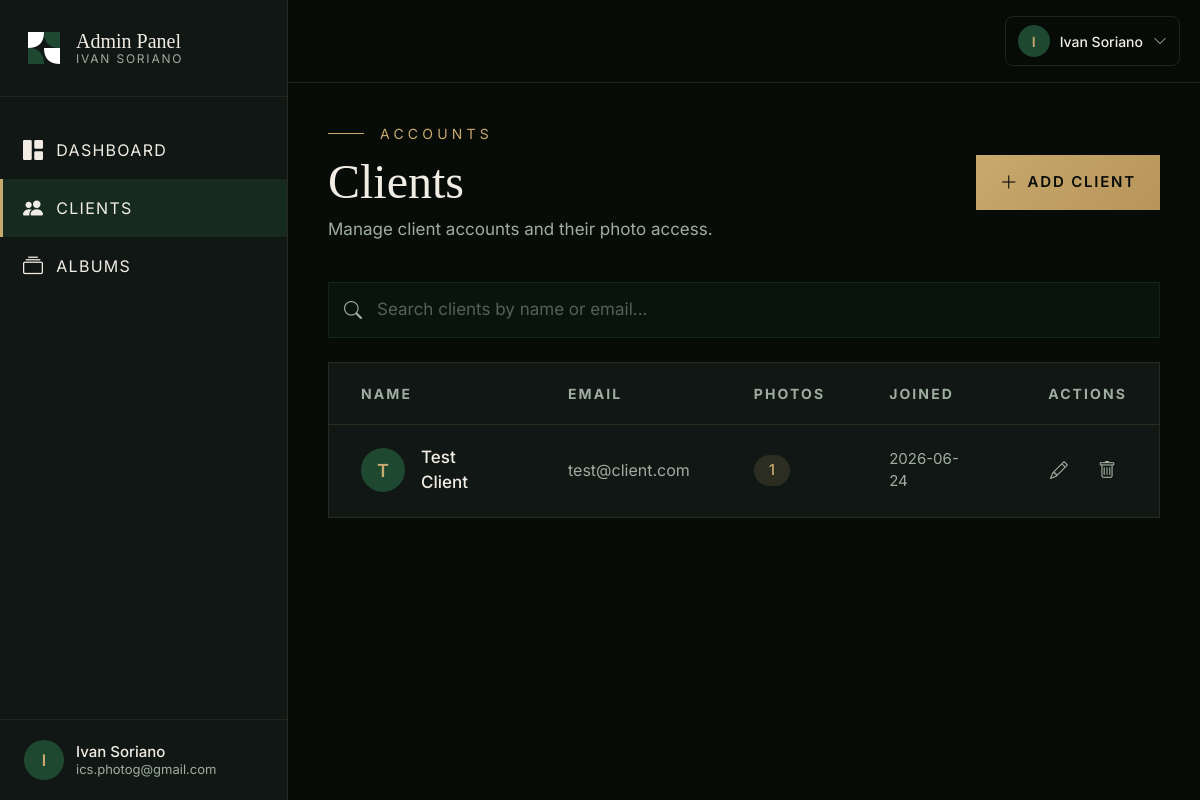
Before: /admin/clients (signed in) with the older database file.
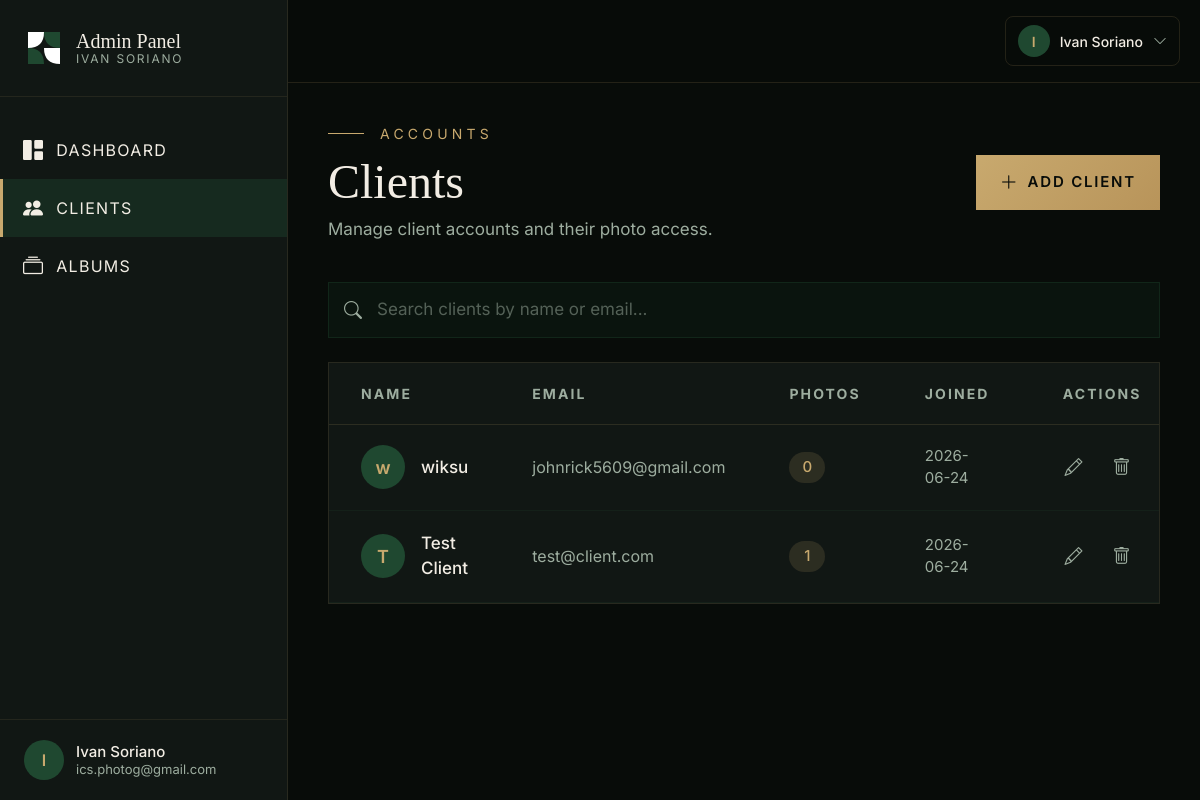
After: the same page with the newer database file.
### models.py (models this page shows, shortened)
class User(UserMixin, db.Model):
    __tablename__ = "users"
    id = db.Column(db.Integer, primary_key=True)
    email = db.Column(db.String(120), unique=True, nullable=False)
    password_hash = db.Column(db.String(256), nullable=False)
    role = db.Column(db.String(20), nullable=False, default="client")  # 'admin' or 'client'
    name = db.Column(db.String(100), nullable=False, default="")
    created_at = db.Column(db.DateTime, default=datetime.utcnow)
    assignments = db.relationship("PhotoAssignment", backref="client", foreign_keys="PhotoAssignment.client_id", cascade="all, delete-orphan")
    @property
    def is_admin(self):
        return self.role == "admin"

### admin.py (the view)
@admin_bp.route("/clients")
@admin_required
def clients():
    client_list = User.query.filter_by(role="client").order_by(User.created_at.desc()).all()
    return render_template("admin/clients.html", clients=client_list)

### admin.py (called while the page is built)
def admin_required(f):
    @wraps(f)
    @login_required
    def decorated(*args, **kwargs):
        if not current_user.is_admin:
            return redirect(url_for("client.gallery"))
        return f(*args, **kwargs)
    return decorated

### app.py (called while the page is built)
@login_manager.user_loader
def load_user(user_id):
    return User.query.get(int(user_id))

### templates/admin/clients.html (shortened to what this page needs)
{% extends "admin/base.html" %}
{% block content %}
<div class="admin-animate">
  <div class="flex items-center justify-between mb-10">
    <div>
      <div class="flex items-center gap-4 mb-3">
        <div style="width: 36px; height: 1px; background-color: var(--isp-gold);"></div>
        <span class="uppercase" style="font-family: var(--font-body); color: var(--isp-gold); letter-spacing: 0.3em; font-size: 14px;">Accounts</span>
      </div>
      <h1 style="font-family: var(--font-display); color: var(--isp-cream); font-size: 48px; font-weight: 300; line-height: 1.1;">Clients</h1>
      <p class="mt-2" style="color: var(--isp-text-muted); font-size: 17px;">Manage client accounts and their photo access.</p>
    </div>
    <button onclick="document.getElementById('create-modal').style.display='flex'"
      class="admin-btn px-6 py-3.5 flex items-center gap-2" style="font-size: 15px;">
      <i class="bi bi-plus-lg" style="font-size: 18px;"></i> Add Client
    </button>
  </div>
  <div class="mb-6">
    <div class="relative">
      <i class="bi bi-search absolute left-4 top-1/2 -translate-y-1/2" style="font-size: 18px; color: var(--isp-text-muted);"></i>
      <input type="text" id="client-search" oninput="filterClients()" class="admin-input" placeholder="Search clients by name or email..." style="padding-left: 48px;" />
    </div>
  </div>
  {% if clients %}
  <div class="admin-card overflow-x-auto">
    <table class="w-full">
      <thead>
        <tr style="border-bottom: 1px solid rgba(200,169,110,0.15);">
          <th class="text-left px-8 py-5 uppercase" style="font-size: 14px; letter-spacing: 0.15em; color: var(--isp-text-muted);">Name</th>
          <th class="text-left px-8 py-5 uppercase" style="font-size: 14px; letter-spacing: 0.15em; color: var(--isp-text-muted);">Email</th>
          <th class="text-left px-8 py-5 uppercase" style="font-size: 14px; letter-spacing: 0.15em; color: var(--isp-text-muted);">Photos</th>
          <th class="text-left px-8 py-5 uppercase" style="font-size: 14px; letter-spacing: 0.15em; color: var(--isp-text-muted);">Joined</th>
          <th class="text-right px-8 py-5 uppercase" style="font-size: 14px; letter-spacing: 0.15em; color: var(--isp-text-muted);">Actions</th>
        </tr>
      </thead>
      <tbody>
        {% for c in clients %}
        <tr style="border-bottom: 1px solid rgba(31,72,48,0.2); transition: background-color 0.2s ease;" data-client-name="{{ c.name|lower }} {{ c.email|lower }}" onmouseover="this.style.backgroundColor='rgba(31,72,48,0.1)'" onmouseout="this.style.backgroundColor='transparent'">
          <td class="px-8 py-5">
            <div class="flex items-center gap-4">
              <div class="w-11 h-11 rounded-full flex items-center justify-center flex-shrink-0" style="background-color: var(--isp-green); color: var(--isp-gold); font-size: 18px; font-weight: 600;">
                {{ c.name[0] if c.name else '?' }}
              </div>
              <span style="color: var(--isp-cream); font-size: 17px; font-weight: 500;">{{ c.name }}</span>
            </div>
          </td>
          <td class="px-8 py-5" style="color: var(--isp-text-muted); font-size: 16px;">{{ c.email }}</td>
          <td class="px-8 py-5">
            <span class="inline-flex items-center justify-center px-3 py-1 rounded-full" style="background-color: rgba(200,169,110,0.15); color: var(--isp-gold); font-size: 15px; font-weight: 500; min-width: 36px;">
              {{ c.assignments | length }}
            </span>
          </td>
          <td class="px-8 py-5" style="color: var(--isp-text-muted); font-size: 15px;">{{ c.created_at.strftime('%Y-%m-%d') }}</td>
          <td class="px-8 py-5 text-right">
            <div class="flex items-center justify-end gap-2">
              <button onclick="openEditModal({{ c.id }})"
                class="inline-flex items-center justify-center w-10 h-10 rounded-lg transition-all hover:bg-isp-green"
                style="color: var(--isp-text-muted);" title="Edit">
                <i class="bi bi-pencil" style="font-size: 18px;"></i>
              </button>
              <button onclick="deleteClient({{ c.id }}, '{{ c.name }}')"
                class="inline-flex items-center justify-center w-10 h-10 rounded-lg transition-all hover:bg-red-900/30"
                style="color: var(--isp-text-muted);" title="Delete">
                <i class="bi bi-trash" style="font-size: 18px;"></i>
              </button>
            </div>
          </td>
        </tr>
        {% endfor %}
      </tbody>
    </table>
  </div>
  {% endif %}
</div>
{% endblock %}

### templates/admin/base.html (shortened to what this page needs)
<!DOCTYPE html>
<html lang="en">
<head>
  <script src="https://cdn.tailwindcss.com"></script>
  <link rel="stylesheet" href="https://cdn.jsdelivr.net/npm/bootstrap-icons@1.11.3/font/bootstrap-icons.min.css">
  <link rel="stylesheet" href="{{ url_for('static', filename='css/styles.css') }}" />
</head>
<body style="background-color: var(--isp-bg); font-family: var(--font-body); min-height: 100vh;">
  <div class="flex min-h-screen">
    <aside class="fixed lg:sticky top-0 left-0 h-screen w-72 z-50 flex flex-col transition-transform duration-300 -translate-x-full lg:translate-x-0"
      id="admin-sidebar"
      style="background-color: var(--isp-bg-card); border-right: 1px solid rgba(200,169,110,0.12);">
      <div class="px-6 py-7" style="border-bottom: 1px solid rgba(200,169,110,0.1);">
        <a href="/admin/dashboard" class="flex items-center gap-3">
          <svg width="40" height="40" viewBox="0 0 100 100" fill="none" xmlns="http://www.w3.org/2000/svg">
            <path d="M10 10 H50 Q50 50 10 50 Z" fill="white" />
            <path d="M50 10 H90 V50 Q50 50 50 10 Z" fill="#1F4830" />
            <path d="M10 50 Q50 50 50 90 H10 Z" fill="#1F4830" />
            <path d="M50 50 Q50 90 90 90 V50 Z" fill="white" />
          </svg>
          <div class="flex flex-col leading-none">
            <span style="font-family: var(--font-display); color: var(--isp-cream); font-size: 20px; font-weight: 400;">
              Admin Panel
            </span>
            <span style="font-family: var(--font-body); color: var(--isp-text-muted); font-size: 12px; letter-spacing: 0.15em; text-transform: uppercase; margin-top: 2px;">
              Ivan Soriano
            </span>
          </div>
        </a>
      </div>
      <nav class="flex-1 py-6 overflow-y-auto">
        <a href="/admin/dashboard" class="admin-nav-link" style="color: var(--isp-cream);">
          <i class="bi bi-grid-1x2-fill" style="font-size: 20px;"></i> Dashboard
        </a>
        <a href="/admin/clients" class="admin-nav-link" style="color: var(--isp-cream);">
          <i class="bi bi-people-fill" style="font-size: 20px;"></i> Clients
        </a>
        <a href="/admin/albums" class="admin-nav-link" style="color: var(--isp-cream);">
          <i class="bi bi-collection" style="font-size: 20px;"></i> Albums
        </a>
      </nav>
      <div class="px-6 py-5" style="border-top: 1px solid rgba(200,169,110,0.1);">
        <div class="flex items-center gap-3">
          <div class="w-10 h-10 rounded-full flex items-center justify-center" style="background-color: var(--isp-green); color: var(--isp-gold); font-size: 16px; font-weight: 600;">
            {{ current_user.name[0] if current_user.name else 'A' }}
          </div>
          <div class="flex flex-col leading-tight">
            <span style="color: var(--isp-cream); font-size: 15px; font-weight: 500;">{{ current_user.name }}</span>
            <span style="color: var(--isp-text-muted); font-size: 13px;">{{ current_user.email }}</span>
          </div>
        </div>
      </div>
    </aside>
    <div class="flex-1 min-w-0">
      <header class="sticky top-0 z-30 flex items-center justify-between px-5 py-4"
        style="background-color: rgba(8,12,9,0.92); backdrop-filter: blur(12px); border-bottom: 1px solid rgba(200,169,110,0.15);">
        <div class="relative">
          <button onclick="toggleUserMenu()" class="flex items-center gap-2.5 px-3 py-2 rounded-lg transition-all hover:bg-isp-green" style="border: 1px solid rgba(200,169,110,0.15);">
            <div class="w-8 h-8 rounded-full flex items-center justify-center" style="background-color: var(--isp-green); color: var(--isp-gold); font-size: 14px; font-weight: 600;">
              {{ current_user.name[0] if current_user.name else 'A' }}
            </div>
            <span class="hidden sm:inline" style="color: var(--isp-cream); font-size: 14px; font-weight: 500;">{{ current_user.name }}</span>
            <i class="bi bi-chevron-down" style="font-size: 14px; color: var(--isp-text-muted);"></i>
          </button>
        </div>
      </header>
      <main class="px-6 lg:px-10 py-10">
        {% block content %}{% endblock %}
      </main>
    </div>
  </div>
</body>
</html>

### static/css/styles.css (style rules this page uses)
:root { --isp-green: #1F4830; --isp-green-light: #2D5A3D; --isp-green-dark: #152E20; --isp-cream: #F2EDE4; --isp-gold: #C8A96E; --isp-bg: #080C09; --isp-bg-card: #111714; --isp-bg-section: #0D120F; --isp-text-muted: #9DAD9F; --font-display: 'Cormorant Garamond', Georgia, serif; --font-body: 'Inter', system-ui, sans-serif; }
* { margin: 0; padding: 0; box-sizing: border-box; }
html, body { height: 100%; }
body { background-color: var(--isp-bg); font-family: var(--font-body); color: var(--isp-cream); -webkit-font-smoothing: antialiased; -moz-osx-font-smoothing: grayscale; }
html { scroll-behavior: smooth; }

### templates/admin/base.html (style rules this page uses)
.admin-nav-link { display: flex; align-items: center; gap: 12px; padding: 14px 20px; font-size: 16px; letter-spacing: 0.08em; text-transform: uppercase; transition: all 0.3s ease; border-left: 3px solid transparent; }
.admin-nav-link.active { background-color: rgba(31,72,48,0.4); border-left-color: var(--isp-gold); color: var(--isp-gold); }
.admin-card { background-color: var(--isp-bg-card); border: 1px solid rgba(200,169,110,0.12); transition: border-color 0.3s ease, transform 0.3s ease; }
.admin-input { background-color: rgba(31,72,48,0.12); border: 1px solid rgba(31,72,48,0.35); color: var(--isp-cream); font-size: 17px; padding: 14px 18px; transition: border-color 0.3s ease, background-color 0.3s ease; outline: none; width: 100%; }
.admin-input::placeholder { color: rgba(157,173,159,0.5); }
.admin-btn { background: linear-gradient(135deg, var(--isp-gold), #B8945A); color: var(--isp-bg); font-weight: 600; letter-spacing: 0.12em; text-transform: uppercase; transition: transform 0.2s ease, box-shadow 0.3s ease; }
.admin-animate { animation: fadeInUp 0.5s ease-out; }

Changed rows visible on the page:
added User: name "w", name "wiksu", email "johnrick5609@gmail.com", assignments|length "0", created_at "2026-06-24"
